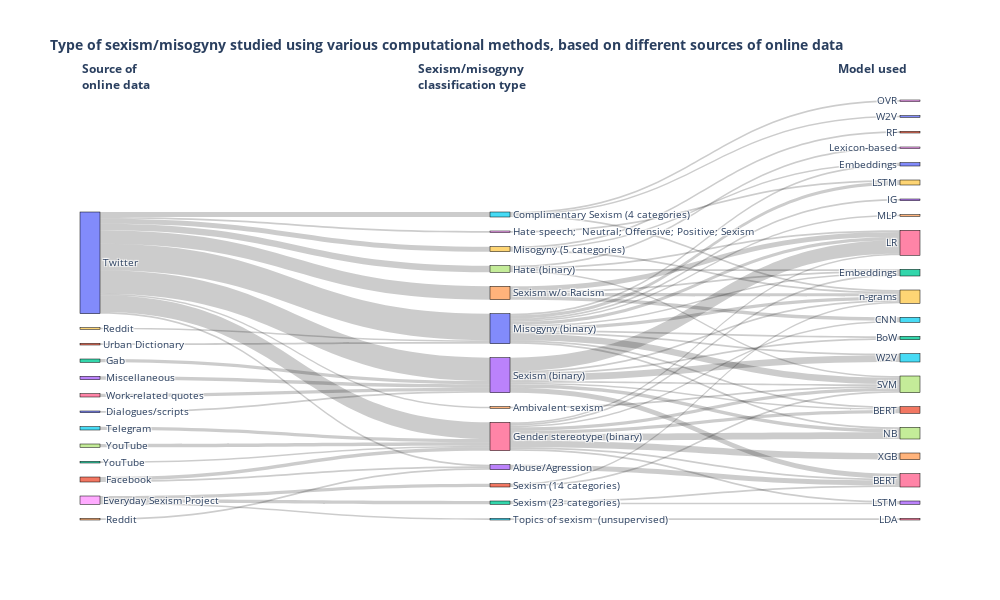

Notebook code cell kept with this figure:
### Code cell
#creation of individual data frame 
#1-[platforms]=>[classification]
df1 = df.groupby(['platforms', 'classification'])['Study ID'].count().reset_index()
df1.columns = ['source', 'target', 'value']
#df1['source'] =df1['source'].map({'S':'Southampton', 'Q': 'Queenstown', 'C': 'Cherbourg'})
#df1['target'] =df1['target'].map({1: 'Pclass1', 2: 'Pclass2', 3: 'Pclass3'})

#2-[Pclass]=>[Sex]
df2 = df.groupby(['classification', 'models'])['Study ID'].count().reset_index()
df2.columns = ['source', 'target', 'value']

#full data generated using 
all_links = pd.concat([df1, df2], axis=0)

#for using with 'label' parameter in plotly 
#https://sparkbyexamples.com/pandas/pandas-find-unique-values-from-columns
unique_source_target = list(pd.unique(all_links[['source', 'target']].values.ravel('K')))

#for assigning unique number to each source and target
mapping_dict = {k: v for v, k in enumerate(unique_source_target)}

#mapping of full data
all_links['source'] = all_links['source'].map(mapping_dict)
all_links['target'] = all_links['target'].map(mapping_dict)

#converting full dataframe as list for using with in plotly
links_dict = all_links.to_dict(orient='list')

#Sankey Diagram Code 
fig = go.Figure(data=[go.Sankey(
    node = dict(
      pad = 15,
      thickness = 20,
      line = dict(color = "black", width = 0.5),
      label = unique_source_target,
      
    ),
    link = dict(
      source = links_dict["source"],
      target = links_dict["target"],
      value = links_dict["value"],
  
  ))])

fig.add_annotation(text='<b>Source of <br>online data</b>',
            align='left',
            showarrow=False,
            xref='paper',
            yref='paper',
            x=0,
            y=1.1,
            xanchor="left",
            font_size=12
            )

fig.add_annotation(text='<b>Sexism/misogyny <br>classification type</b>',
            align='left',
            showarrow=False,
            xref='paper',
            yref='paper',
            x=0.40,
            y=1.1,
            xanchor="left",
            font_size=12
            )

fig.add_annotation(text='<b>Model used</b>',
            align='left',
            showarrow=False,
            xref='paper',
            yref='paper',
            x=0.9,
            y=1.1,
            xanchor="left",
            font_size=12
            )

fig.update_layout(title_text="<b>Type of sexism/misogyny studied using various computational methods, based on different sources of online data</b>", font_size=10,width=1000, height=600)
fig.show()

#On hovering mouse over the diagram more details are visible

### Figure 1 — Plotly figure (JSON) as saved in the notebook; plotly's stock layout.template omitted (floating-point values rounded to 4 significant figures)
{"data": [{"link": {"source": [0, 1, 1, 2, 3, 4, 5, 6, 7, 8, 8, 8, 9, 10, 10, 10, 10, 10, 10, 10, 10, 10, 10, 11, 12, 13, 14, 15, 15, 15, 16, 16, 16, 16, 16, 16, 16, 16, 16, 17, 17, 17, 17, 18, 19, 19, 19, 20, 20, 20, 20, 20, 20, 20, 20, 20, 20, 20, 20, 21, 21, 22, 22, 23, 23, 23, 23, 23, 23, 23, 23, 24, 24, 24, 24, 25], "target": [23, 13, 16, 23, 23, 13, 16, 23, 16, 21, 22, 25, 20, 13, 14, 15, 16, 17, 18, 19, 20, 23, 24, 20, 16, 26, 27, 28, 29, 30, 31, 32, 33, 34, 26, 35, 36, 37, 27, 32, 36, 38, 27, 39, 29, 40, 41, 31, 42, 32, 43, 44, 45, 29, 40, 36, 39, 37, 27, 29, 27, 33, 26, 31, 42, 45, 29, 26, 36, 37, 27, 32, 29, 35, 36, 46], "value": [1, 1, 2, 2, 2, 1, 2, 2, 2, 2, 2, 1, 1, 1, 1, 3, 10, 4, 1, 3, 16, 14, 8, 1, 1, 3, 1, 1, 1, 1, 2, 1, 1, 4, 1, 1, 1, 4, 2, 1, 1, 1, 1, 1, 1, 1, 1, 1, 1, 1, 1, 1, 1, 2, 1, 2, 2, 1, 4, 1, 1, 1, 1, 1, 1, 4, 1, 3, 8, 2, 1, 1, 2, 2, 3, 1]}, "node": {"label": [" Dialogues/scripts", " Facebook", " Gab", " Miscellaneous", " Reddit", " Telegram", " Work-related quotes", " YouTube", "Everyday Sexism Project", "Reddit", "Twitter", "Urban Dictionary", "YouTube", "Abuse/Agression", "Ambivalent sexism", "Complimentary Sexism (4 categories)", "Gender stereotype (binary)", "Hate (binary)", "Hate speech; \nNeutral;\nOffensive;\nPositive;\nSexism", "Misogyny (5 categories)", "Misogyny (binary)", "Sexism (14 categories)", "Sexism (23 categories)", "Sexism (binary)", "Sexism w/o Racism", "Topics of sexism \n(unsupervised)", "BERT", "SVM", " OVR", " n-grams", "W2V", " BERT", " Embeddings", " LSTM", " XGB", "CNN", "LR", "NB", "Lexicon-based", "LSTM", "Embeddings", "RF", " BoW", " IG", " MLP", " W2V", "LDA"], "line": {"color": "black", "width": 0.5}, "pad": 15, "thickness": 20}, "type": "sankey"}], "layout": {"annotations": [{"align": "left", "font": {"size": 12}, "showarrow": false, "text": "<b>Source of <br>online data</b>", "x": 0, "xanchor": "left", "xref": "paper", "y": 1.1, "yref": "paper"}, {"align": "left", "font": {"size": 12}, "showarrow": false, "text": "<b>Sexism/misogyny <br>classification type</b>", "x": 0.4, "xanchor": "left", "xref": "paper", "y": 1.1, "yref": "paper"}, {"align": "left", "font": {"size": 12}, "showarrow": false, "text": "<b>Model used</b>", "x": 0.9, "xanchor": "left", "xref": "paper", "y": 1.1, "yref": "paper"}], "font": {"size": 10}, "height": 600, "title": {"text": "<b>Type of sexism/misogyny studied using various computational methods, based on different sources of online data</b>"}, "width": 1000}}
